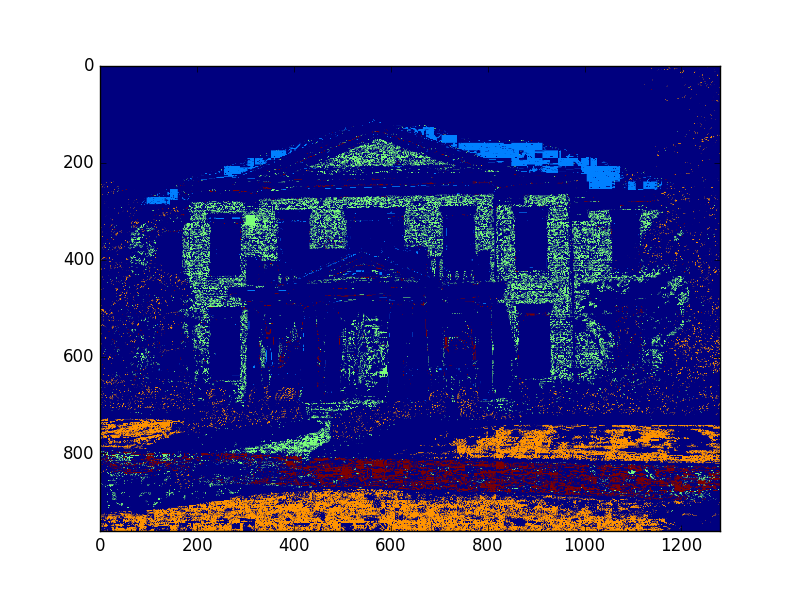

Write Python code to recreate this figure.
""""
///////////////////////////////////////////////////////////////////////
//                                                                   //
//                       Segment House v1                            //
//                        Luis  Lujano, 13-10775                     //
//                       Jaime Villegas, 13-11493                    //
///////////////////////////////////////////////////////////////////////
"""
import numpy as np
import cv2
import matplotlib.pyplot as plt


imBGR = cv2.imread("../ressources/house.jpg")
# Convert to BGR to HSV
imHSV = cv2.cvtColor(imBGR, cv2.COLOR_BGR2HSV)

# Segment brick
# Select a sub part of the image:
y1 = 309
y2 = 330
x1 = 300
x2 = 320
patch_bricks = imHSV[y1:y2, x1:x2]

# Grass
# Select a sub part of the image:
y1 = 900
y2 = 930
x1 = 400
x2 = 450
patch_grass = imHSV[y1:y2, x1:x2]

# Path
# Select a sub part of the image:
y1 = 828
y2 = 850
x1 = 500
x2 = 520
patch_path = imHSV[y1:y2, x1:x2]

#Roof
# Select a sub part of the image:
y1 = 164
y2 = 200
x1 = 856
x2 = 900
patch_roof = imHSV[y1:y2, x1:x2]

# Build a histogram:
hist_bricks = cv2.calcHist([patch_bricks], channels = [0, 1], mask=None, histSize=[180, 256], ranges=[0, 179, 0, 255])

hist_bricks /=hist_bricks.max()
# Compute the histogram back projection:
lhMap_bricks = cv2.calcBackProject([imHSV], channels=[0, 1], hist=hist_bricks, ranges = [0, 179, 0, 255], scale=255)


hist_grass = cv2.calcHist([patch_grass], channels = [0, 1], mask =None, histSize=[180, 256], ranges = [0, 179, 0, 255])
hist_grass /=hist_grass.max()

# Compute the histogram back projection:
lhMap_grass = cv2.calcBackProject([imHSV], channels=[0, 1], hist=hist_grass, ranges = [0, 179, 0, 255], scale=255)

hist_path = cv2.calcHist([patch_path], channels = [0, 1], mask =None, histSize=[180, 256], ranges = [0, 179, 0, 255])
hist_path /=hist_path.max()
# Compute the histogram back projection:
lhMap_path = cv2.calcBackProject([imHSV], channels=[0, 1], hist=hist_path, ranges = [0, 179, 0, 255], scale=255)

hist_roof = cv2.calcHist([patch_roof], channels = [0, 1], mask =None, histSize=[180, 256], ranges = [0, 179, 0, 255])
hist_roof /=hist_roof.max()


# Compute the histogram back projection:
lhMap_roof = cv2.calcBackProject([imHSV], channels=[0, 1], hist=hist_roof, ranges = [0, 179, 0, 255], scale=255)

fun = np.zeros_like(lhMap_grass )
gr = np.dstack((fun+0.1*255, lhMap_roof, lhMap_bricks, lhMap_grass, lhMap_path))
gf = np.argmax(gr, 2)

plt.figure("Gr2")
plt.imshow(gf)
plt.show()

""""
# Don't forget to plot a BGR image

plt.figure("Grass")
plt.imshow(lhMap_grass[..., : : -1])
plt.figure("Path")
plt.imshow(lhMap_path[..., : : -1])

plt.figure("Bricks")
plt.imshow(lhMap_bricks[..., : : -1])
plt.figure("Roof")
plt.imshow(lhMap_roof[..., : : -1])

plt.figure("Original")
plt.imshow(imBGR[..., : : -1])
plt.show()

"""

#segLabels
